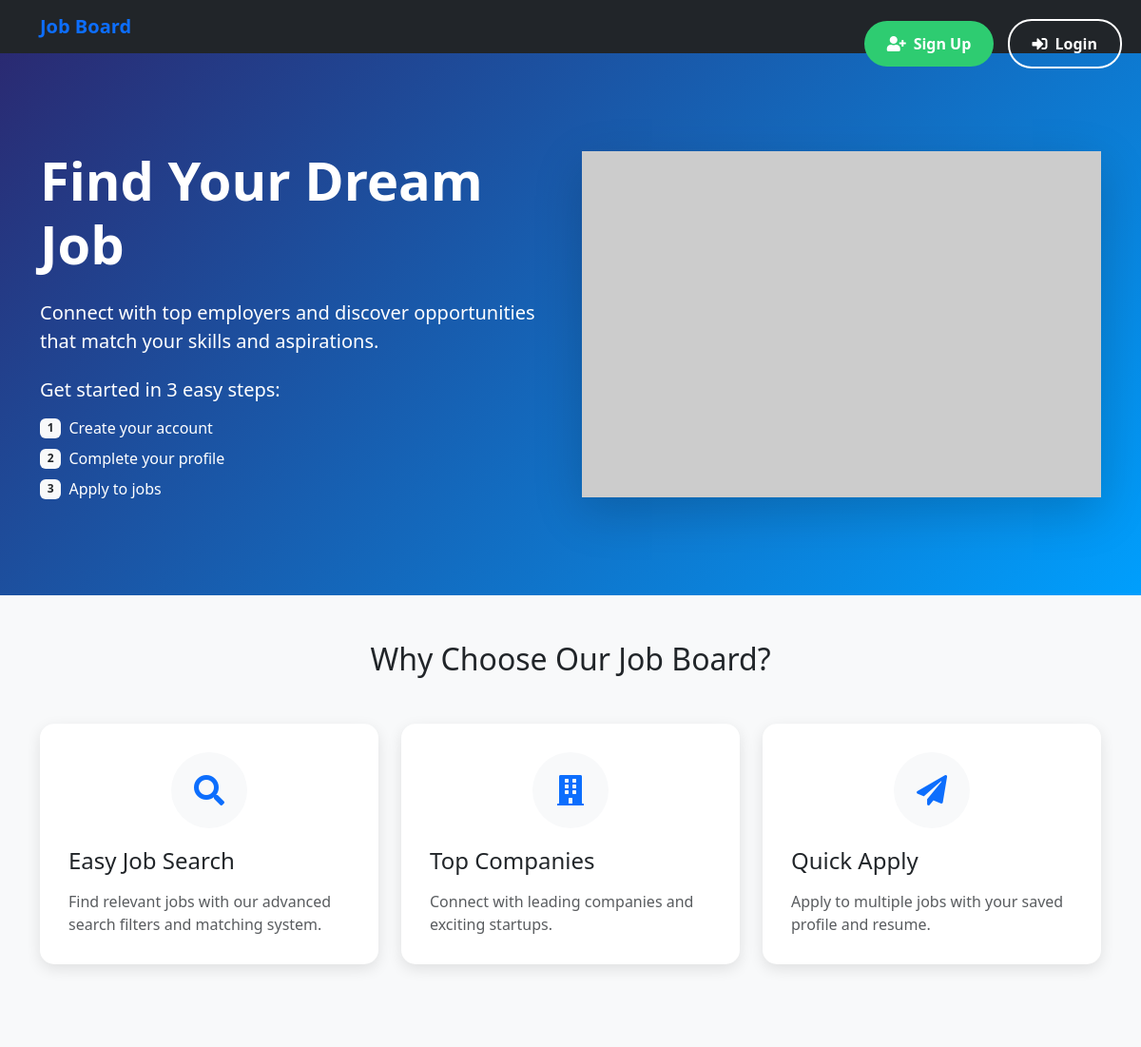
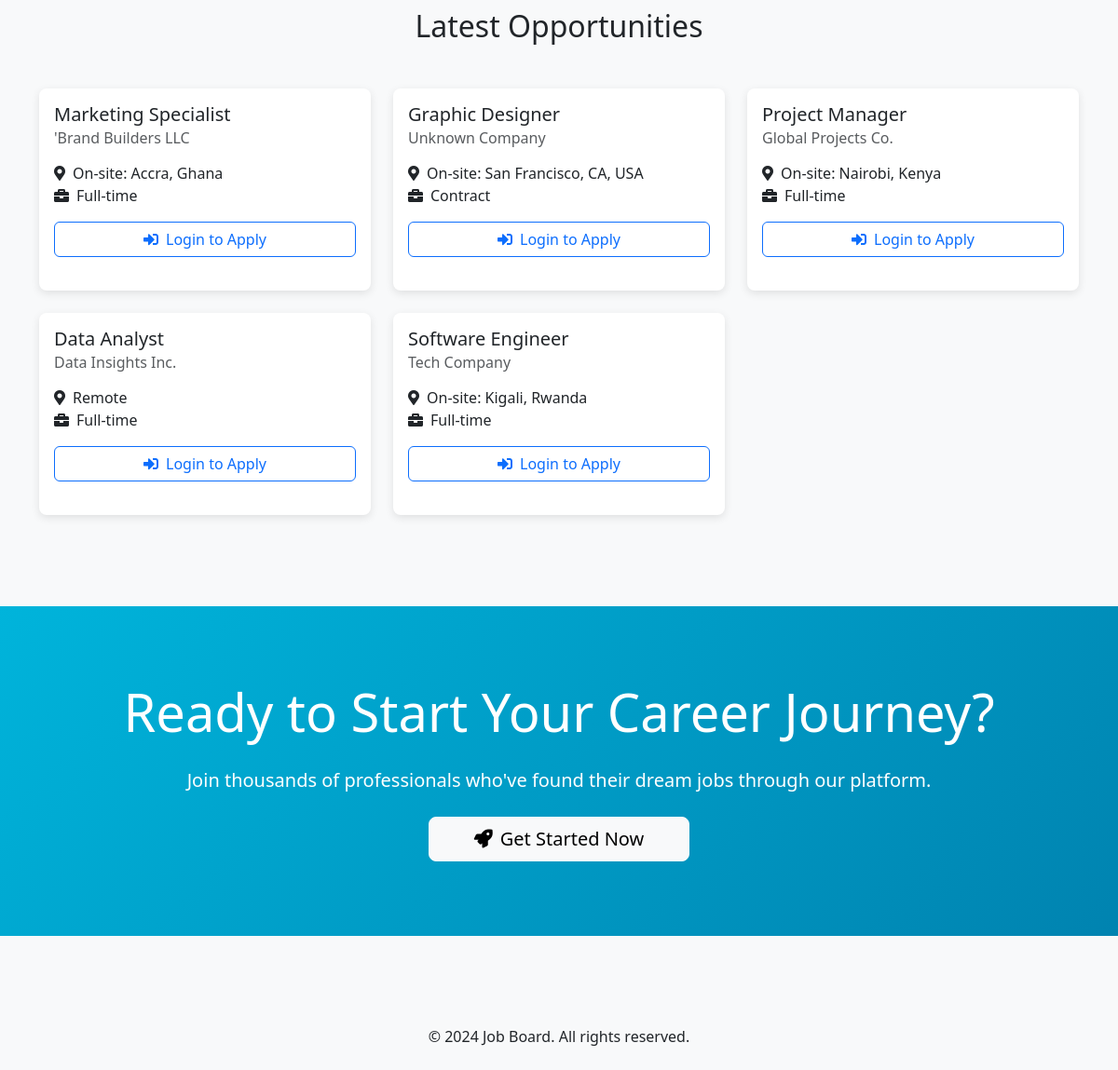
The page / on the database its author committed (2 pictures, top to bottom).
### jobs/models.py (models this page shows, shortened)
class Job(models.Model):
    LOCATION_CHOICES = [
        ('Remote', 'Remote - Work from anywhere'),
        ('On-site: New York, NY, USA', 'On-site: New York, NY, USA'),
        ('On-site: San Francisco, CA, USA', 'On-site: San Francisco, CA, USA'),
        ('On-site: Austin, TX, USA', 'On-site: Austin, TX, USA'),
        ('On-site: Chicago, IL, USA', 'On-site: Chicago, IL, USA'),
        ('Hybrid: San Francisco, CA, USA', 'Hybrid: San Francisco, CA, USA'),
        ('Hybrid: New York, NY, USA', 'Hybrid: New York, NY, USA'),
        ('On-site: Kigali, Rwanda', 'On-site: Kigali, Rwanda'),
        ('On-site: Nairobi, Kenya', 'On-site: Nairobi, Kenya'),
        ('On-site: Lagos, Nigeria', 'On-site: Lagos, Nigeria'),
        ('On-site: Accra, Ghana', 'On-site: Accra, Ghana'),
        ('Hybrid: Kigali, Rwanda', 'Hybrid: Kigali, Rwanda'),
        ('Hybrid: Nairobi, Kenya', 'Hybrid: Nairobi, Kenya'),
    ]
    title = models.CharField(max_length=200)
    description = models.TextField()
    company_name = models.CharField(max_length=200, default='Unknown Company')  # Set a default value
    location = models.CharField(max_length=100, choices=LOCATION_CHOICES, default='Remote')  # Set a default value
    employment_type = models.CharField(max_length=50, default='Full-time')  # Set a default value
    salary_range = models.CharField(max_length=100, blank=True)  # Optional
    application_deadline = models.DateField(default=datetime.date.today)  # Set a default value
    category = models.ForeignKey(Category, on_delete=models.CASCADE)
    created_at = models.DateTimeField(auto_now_add=True)
    is_available = models.BooleanField(default=True)  # Indicates if the job is still open for applications

### jobs/views.py (the view)
# urls.py: path('', views.home, name='home'),
def home(request):
    latest_jobs = Job.objects.filter(is_available=True).order_by('-created_at')[:6]
    context = {
        'latest_jobs': latest_jobs,
    }
    return render(request, 'jobs/home.html', context)

### templates/jobs/home.html (shortened to what this page needs)
{% extends 'jobs/base.html' %}
{% block extra_css %}
<link rel="stylesheet" href="https://cdnjs.cloudflare.com/ajax/libs/font-awesome/5.15.4/css/all.min.css">
{% endblock %}
{% block content %}
{% if not user.is_authenticated %}
<div class="auth-buttons">
    <a href="{% url 'user_signup' %}" class="btn auth-btn signup-btn">
        <i class="fas fa-user-plus me-2"></i>Sign Up
    </a>
    <a href="{% url 'user_login' %}" class="btn auth-btn login-btn">
        <i class="fas fa-sign-in-alt me-2"></i>Login
    </a>
</div>
{% endif %}
<div class="hero-section text-white">
    <div class="container">
        <div class="row align-items-center">
            <div class="col-lg-6">
                <h1 class="display-4 fw-bold mb-4">Find Your Dream Job</h1>
                <p class="lead mb-4">Connect with top employers and discover opportunities that match your skills and aspirations.</p>
                {% if not user.is_authenticated %}
                <div class="mt-4">
                    <p class="h5 mb-3">Get started in 3 easy steps:</p>
                    <div class="d-flex align-items-center mb-2">
                        <span class="badge bg-light text-dark me-2">1</span>
                        <span>Create your account</span>
                    </div>
                    <div class="d-flex align-items-center mb-2">
                        <span class="badge bg-light text-dark me-2">2</span>
                        <span>Complete your profile</span>
                    </div>
                    <div class="d-flex align-items-center">
                        <span class="badge bg-light text-dark me-2">3</span>
                        <span>Apply to jobs</span>
                    </div>
                </div>
                {% endif %}
            </div>
            <div class="col-lg-6 mt-5 mt-lg-0">
                <img src="https://via.placeholder.com/600x400" alt="Job Search" class="img-fluid rounded-lg shadow-lg">
            </div>
        </div>
    </div>
</div>
<div class="container py-5">
    <h2 class="text-center mb-5">Why Choose Our Job Board?</h2>
    <div class="row g-4">
        <div class="col-md-4">
            <div class="feature-card">
                <div class="feature-icon">
                    <i class="fas fa-search fa-2x text-primary"></i>
                </div>
                <h3 class="h4 mb-3">Easy Job Search</h3>
                <p class="text-muted mb-0">Find relevant jobs with our advanced search filters and matching system.</p>
            </div>
        </div>
        <div class="col-md-4">
            <div class="feature-card">
                <div class="feature-icon">
                    <i class="fas fa-building fa-2x text-primary"></i>
                </div>
                <h3 class="h4 mb-3">Top Companies</h3>
                <p class="text-muted mb-0">Connect with leading companies and exciting startups.</p>
            </div>
        </div>
        <div class="col-md-4">
            <div class="feature-card">
                <div class="feature-icon">
                    <i class="fas fa-paper-plane fa-2x text-primary"></i>
                </div>
                <h3 class="h4 mb-3">Quick Apply</h3>
                <p class="text-muted mb-0">Apply to multiple jobs with your saved profile and resume.</p>
            </div>
        </div>
    </div>
</div>
{% if latest_jobs %}
<div class="container py-5">
    <h2 class="text-center mb-5">Latest Opportunities</h2>
    <div class="row g-4">
        {% for job in latest_jobs %}
        <div class="col-md-4">
            <div class="card job-card">
                <div class="card-body">
                    <h5 class="card-title">{{ job.title }}</h5>
                    <h6 class="card-subtitle mb-3 text-muted">{{ job.company_name }}</h6>
                    <p class="card-text">
                        <i class="fas fa-map-marker-alt me-2"></i>{{ job.location }}<br>
                        <i class="fas fa-briefcase me-2"></i>{{ job.employment_type }}
                    </p>
                    {% if not user.is_authenticated %}
                    <a href="{% url 'user_login' %}" class="btn btn-outline-primary w-100">
                        <i class="fas fa-sign-in-alt me-2"></i>Login to Apply
                    </a>
                    {% endif %}
                </div>
            </div>
        </div>
        {% endfor %}
    </div>
</div>
{% endif %}
{% if not user.is_authenticated %}
<div class="cta-section text-white">
    <div class="container text-center">
        <h2 class="display-4 mb-4">Ready to Start Your Career Journey?</h2>
        <p class="lead mb-4">Join thousands of professionals who've found their dream jobs through our platform.</p>
        <a href="{% url 'user_signup' %}" class="btn btn-light btn-lg px-5">
            <i class="fas fa-rocket me-2"></i>Get Started Now
        </a>
    </div>
</div>
{% endif %}
{% endblock %}

### templates/jobs/base.html (style rules this page uses)
body { background-color: #f8f9fa; }
.job-card { border: 1px solid #ddd; border-radius: 8px; margin-bottom: 20px; transition: transform 0.2s; }

### templates/jobs/home.html (style rules this page uses)
.auth-buttons { position: absolute; top: 20px; right: 20px; z-index: 1000; }
.hero-section { background: linear-gradient(135deg, #2a2a72 0%, #009ffd 100%); padding: 100px 0; margin-top: -24px; position: relative; }
.auth-btn { padding: 0.75rem 1.5rem; font-size: 1rem; font-weight: 600; border-radius: 25px; transition: all 0.3s ease; }
.signup-btn { background: #2ecc71; color: white; border: none; margin-right: 10px; }
.login-btn { background: transparent; color: white; border: 2px solid white; }
.feature-card { background: white; border-radius: 15px; box-shadow: 0 5px 15px rgba(0,0,0,0.1); transition: transform 0.3s; padding: 30px; height: 100%; }
.feature-icon { width: 80px; height: 80px; margin: 0 auto 20px; display: flex; align-items: center; justify-content: center; border-radius: 50%; background: #f8f9fa; }
.job-card { border: none; box-shadow: 0 3px 10px rgba(0,0,0,0.1); transition: transform 0.2s; height: 100%; }
.cta-section { background: linear-gradient(135deg, #00b4db 0%, #0083b0 100%); margin-top: 50px; padding: 80px 0; }

### rows shown on the page
Job: title "Marketing Specialist", company_name "'Brand Builders LLC", location "On-site: Accra, Ghana", employment_type "Full-time"
Job: title "Graphic Designer", company_name "Unknown Company", location "On-site: San Francisco, CA, USA", employment_type "Contract"
Job: title "Project Manager", company_name "Global Projects Co.", location "On-site: Nairobi, Kenya", employment_type "Full-time"
Job: title "Data Analyst", company_name "Data Insights Inc.", location "Remote", employment_type "Full-time"
Job: title "Software Engineer", company_name "Tech Company", location "On-site: Kigali, Rwanda", employment_type "Full-time"
